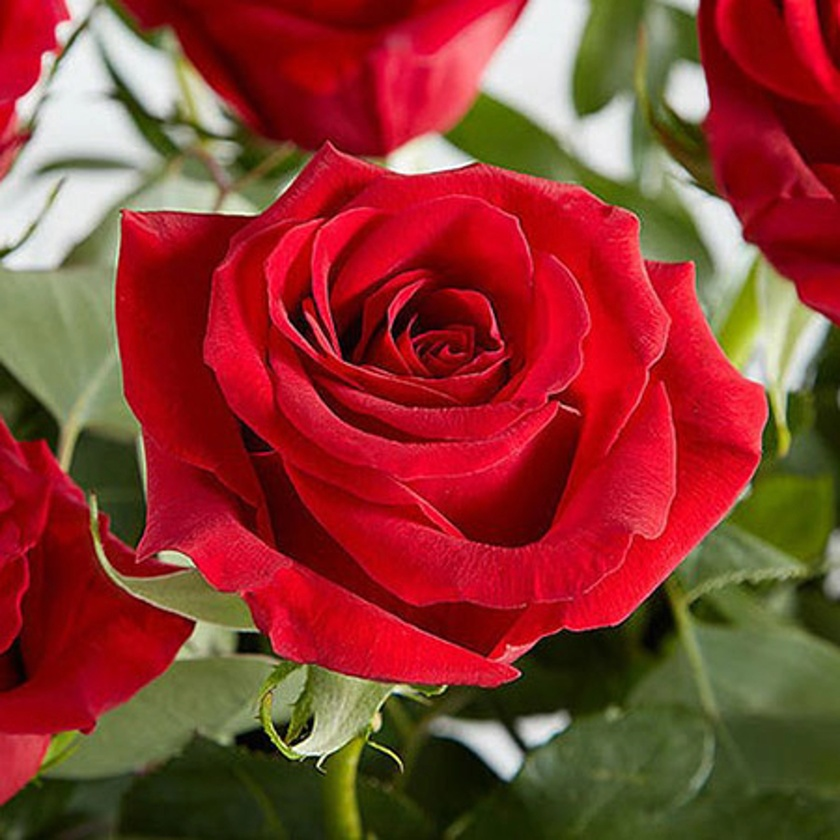
#> input picture input_images/flower.jpg, 840 x 840 px, shrunk from 3840 x 3840 before the run, found by its file name; its folder holds only this picture in this run
$ python main.py
#> lines starting #> are read from the running program, lines starting #| are printed output that depends on the picture; after the words box and inside, x2 and y2 are one past the last pixel; in counts of white or black regions, pixels touching at a corner belong together
import cv2
from rembg import remove
from PIL import Image
import os

# Make sure output folder exists
os.makedirs("output_images", exist_ok=True)

# Ask user for input file name
file_name = input("Enter the image filename (inside input_images): ")
#> the answer given: input_images/flower.jpg

input_path = os.path.join("input_images", file_name)

# For OpenCV background removal (just for comparison)
def remove_bg_opencv(input_path, output_path):
#> called with input_path = 'input_images/input_images/flower.jpg', output_path = 'output_images/output_opencv.png'
    image = cv2.imread(input_path)
#> image is the input picture: shape (840, 840, 3); mean B, G, R 49.1, 58.9, 139.7
    gray = cv2.cvtColor(image, cv2.COLOR_BGR2GRAY)
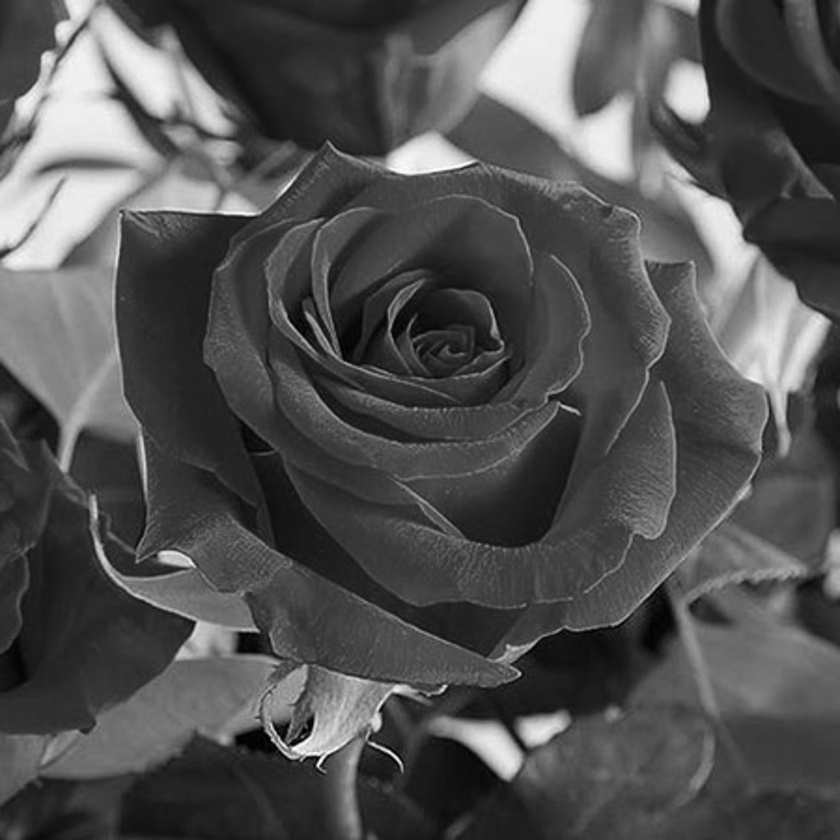
#> gray: shape (840, 840); min 0, max 255, mean 82
    _, thresh = cv2.threshold(gray, 250, 255, cv2.THRESH_BINARY)
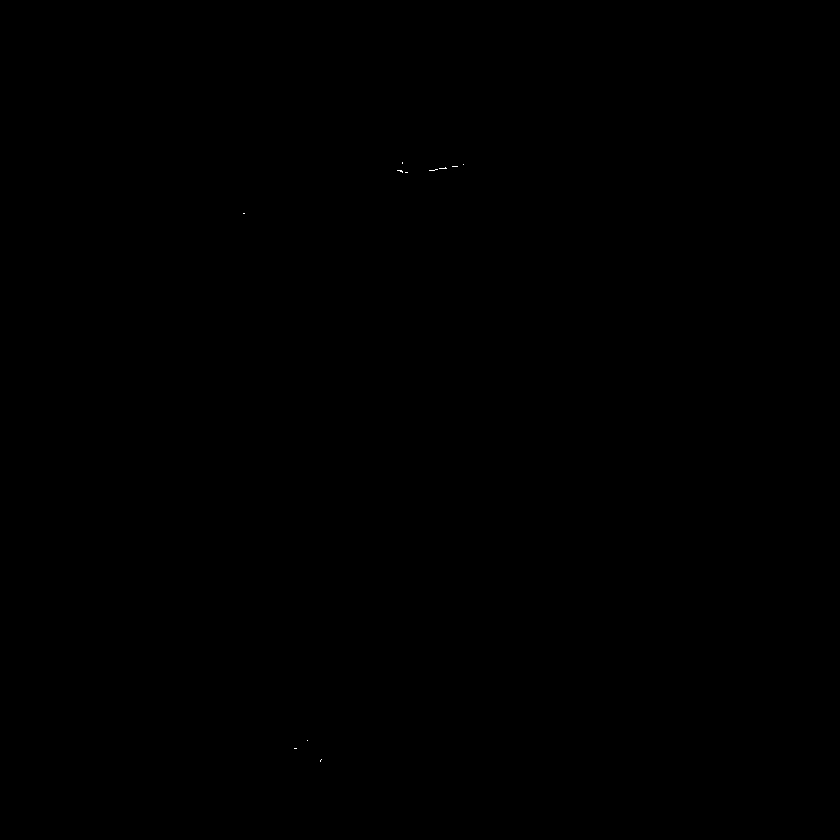
#> thresh: shape (840, 840); 0.01% white in thin lines or dots, all inside (x1, y1, x2, y2) = (243, 162, 464, 762)
    mask = cv2.bitwise_not(thresh)
    result = cv2.bitwise_and(image, image, mask=mask)
    cv2.imwrite(output_path, result)
    print(f"OpenCV: Background removed → {output_path}")

# For AI background removal using rembg
def remove_bg_ai(input_path, output_path):
    with open(input_path, "rb") as i:
        input_image = i.read()
        output_image = remove(input_image)
        with open(output_path, "wb") as o:
            o.write(output_image)
    print(f"AI Model: Background removed → {output_path}")

# Output file paths
output_path_opencv = os.path.join("output_images", "output_opencv.png")
output_path_ai = os.path.join("output_images", "output_ai.png")

# Run both methods
remove_bg_opencv(input_path, output_path_opencv)
remove_bg_ai(input_path, output_path_ai)
#> (the call stopped at in remove_bg_ai, `output_image = remove(input_image)`: rembg is not available in this run)

print("\n✅ Background removal completed successfully!")
